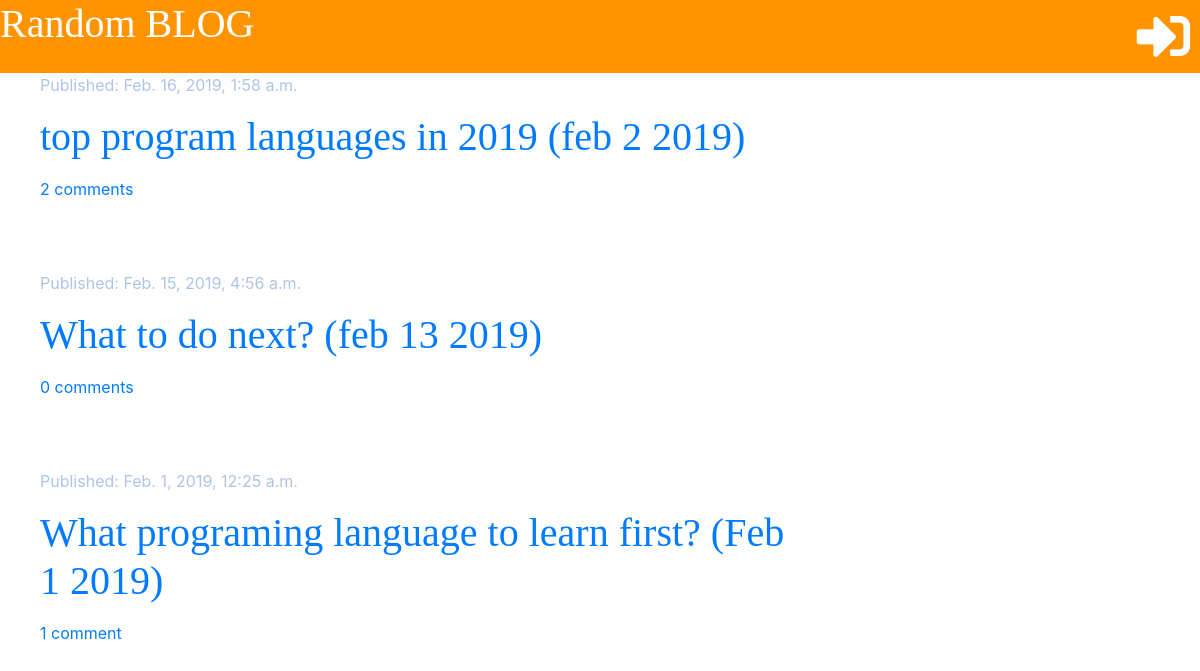
The app's page /, older data.
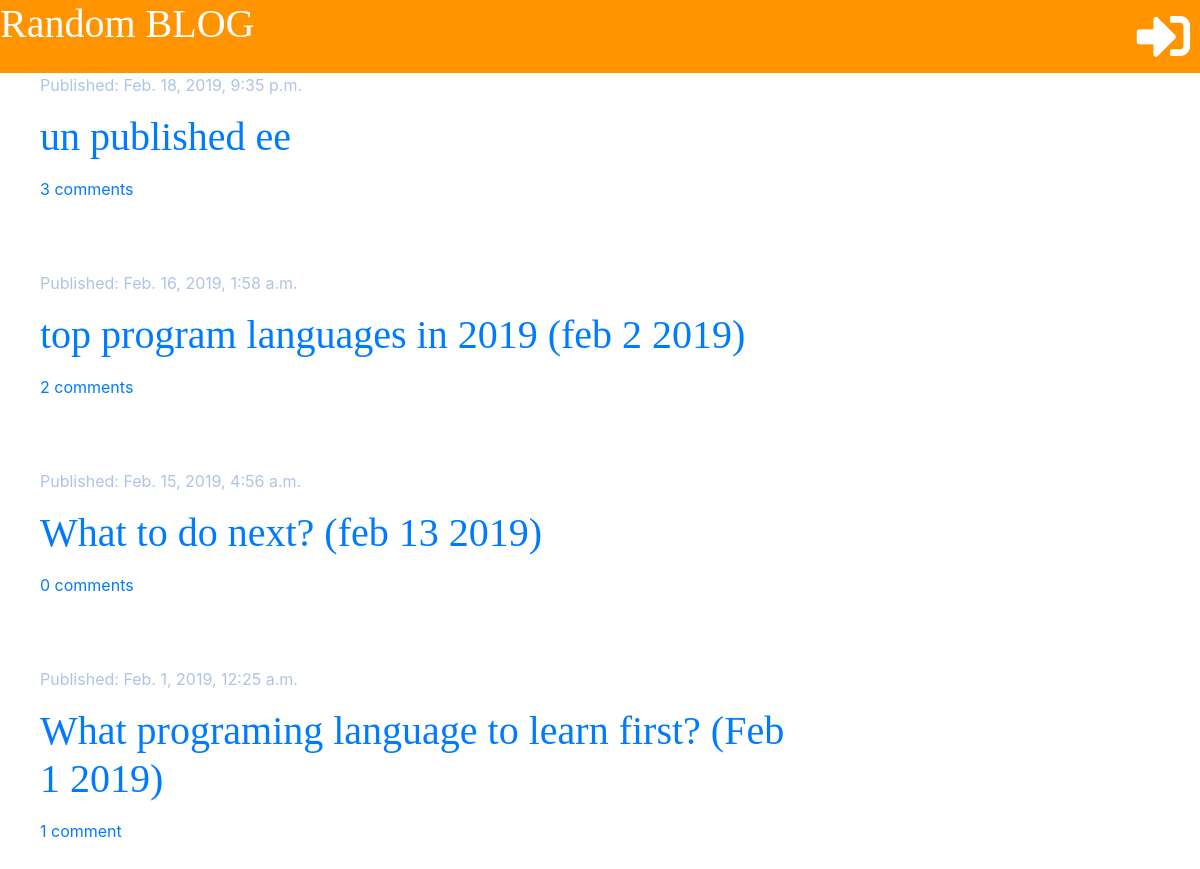
The same page, newer data.
### blog/models.py (models this page shows, shortened)
class Post(models.Model):
    author = models.ForeignKey('auth.User', on_delete=models.CASCADE)
    title = models.CharField(max_length=200)
    text = models.TextField()
    created_date = models.DateTimeField(default=timezone.now)
    published_date = models.DateTimeField(blank=True, null=True)
    test_date = models.DateTimeField(blank=True, null=True)
    def approved_comments(self):
        return self.comments.filter(approved=True)

### blog/views.py (the view)
# urls.py: path('', views.post_list, name='post_list'),
def post_list(request):
    posts = Post.objects.filter(published_date__lte=timezone.now()).order_by('-published_date')
    stuff_for_frontend = {'posts': posts}
    return render(request, "blog/post_list.html", stuff_for_frontend)

### blog/templatetags/markdownify.py (called while the page is built)
@register.filter
def markdown(value):
    renderer = HighlightRenderer()
    markdown = mistune.Markdown(renderer=renderer)
    return markdown(value)

### blog/templates/blog/post_list.html (shortened to what this page needs)
{% extends 'blog/base.html' %}
{% load markdownify %}
{% block content %}
{% for post in posts %}
<div class="post">
    <div class="date">
        <p>Published: {{ post.published_date }}</p>
    </div>
    <h1><a href="{% url 'post_detail' pk=post.pk %}">{{ post.title }}</a></h1>
    <a href="{% url 'post_detail' pk=post.pk %}">{{ post.approved_comments.count }} comment{{ post.approved_comments.count|pluralize }}</a>
</div>
{% endfor %}
{% endblock %}

Row changes from the older to the newer data that the page shows:
now on this page (row edited): Post: published_date "Feb. 18, 2019, 9:35 p.m.", title "un published ee", approved_comments.count "3"
